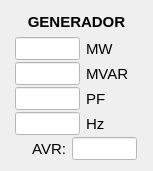
   <widget class="QWidget" name="layoutWidget">
    <property name="geometry">
     <rect>
      <x>80</x>
      <y>210</y>
      <width>133</width>
      <height>163</height>
     </rect>
    </property>
    <layout class="QGridLayout" name="gridLayout_21">
     <property name="horizontalSpacing">
      <number>0</number>
     </property>
     <property name="verticalSpacing">
      <number>5</number>
     </property>
     <item row="0" column="0">
      <widget class="QLabel" name="label_109">
       <property name="minimumSize">
        <size>
         <width>131</width>
         <height>21</height>
        </size>
       </property>
       <property name="maximumSize">
        <size>
         <width>131</width>
         <height>21</height>
        </size>
       </property>
       <property name="font">
        <font>
         <pointsize>11</pointsize>
         <weight>75</weight>
         <bold>true</bold>
        </font>
       </property>
       <property name="styleSheet">
        <string notr="true">background-color: none;</string>
       </property>
       <property name="text">
        <string>GENERADOR</string>
       </property>
       <property name="alignment">
        <set>Qt::AlignCenter</set>
       </property>
      </widget>
     </item>
     <item row="1" column="0">
      <layout class="QVBoxLayout" name="verticalLayout_15">
       <property name="spacing">
        <number>2</number>
       </property>
       <item>
        <layout class="QHBoxLayout" name="horizontalLayout_65">
         <item>
          <widget class="QLineEdit" name="leGEN_MW">
           <property name="minimumSize">
            <size>
             <width>65</width>
             <height>23</height>
            </size>
           </property>
           <property name="maximumSize">
            <size>
             <width>65</width>
             <height>23</height>
            </size>
           </property>
           <property name="styleSheet">
            <string notr="true">background-color: rgb(255, 255, 255);</string>
           </property>
          </widget>
         </item>
         <item>
          <widget class="QLabel" name="label_110">
           <property name="minimumSize">
            <size>
             <width>51</width>
             <height>21</height>
            </size>
           </property>
           <property name="maximumSize">
            <size>
             <width>51</width>
             <height>21</height>
            </size>
           </property>
           <property name="font">
            <font>
             <pointsize>11</pointsize>
             <weight>50</weight>
             <bold>false</bold>
            </font>
           </property>
           <property name="styleSheet">
            <string notr="true">background-color: none;</string>
           </property>
           <property name="text">
            <string>MW</string>
           </property>
           <property name="alignment">
            <set>Qt::AlignLeading|Qt::AlignLeft|Qt::AlignVCenter</set>
           </property>
          </widget>
         </item>
        </layout>
       </item>
       <item>
        <layout class="QHBoxLayout" name="horizontalLayout_64">
         <item>
          <widget class="QLineEdit" name="leGEN_MV">
           <property name="minimumSize">
            <size>
             <width>65</width>
             <height>23</height>
            </size>
           </property>
           <property name="maximumSize">
            <size>
             <width>65</width>
             <height>23</height>
            </size>
           </property>
           <property name="styleSheet">
            <string notr="true">background-color: rgb(255, 255, 255);</string>
           </property>
          </widget>
         </item>
         <item>
          <widget class="QLabel" name="label_111">
           <property name="minimumSize">
            <size>
             <width>51</width>
             <height>21</height>
            </size>
           </property>
           <property name="maximumSize">
            <size>
             <width>51</width>
             <height>21</height>
            </size>
           </property>
           <property name="font">
            <font>
             <pointsize>11</pointsize>
             <weight>50</weight>
             <bold>false</bold>
            </font>
           </property>
           <property name="styleSheet">
            <string notr="true">background-color: none;</string>
           </property>
           <property name="text">
            <string>MVAR</string>
           </property>
           <property name="alignment">
            <set>Qt::AlignLeading|Qt::AlignLeft|Qt::AlignVCenter</set>
           </property>
          </widget>
         </item>
        </layout>
       </item>
       <item>
        <layout class="QHBoxLayout" name="horizontalLayout_63">
         <item>
          <widget class="QLineEdit" name="leGEN_PF">
           <property name="minimumSize">
            <size>
             <width>65</width>
             <height>23</height>
            </size>
           </property>
           <property name="maximumSize">
            <size>
             <width>65</width>
             <height>23</height>
            </size>
           </property>
           <property name="styleSheet">
            <string notr="true">background-color: rgb(255, 255, 255);</string>
           </property>
          </widget>
         </item>
         <item>
          <widget class="QLabel" name="label_112">
           <property name="minimumSize">
            <size>
             <width>51</width>
             <height>21</height>
            </size>
           </property>
           <property name="maximumSize">
            <size>
             <width>51</width>
             <height>21</height>
            </size>
           </property>
           <property name="font">
            <font>
             <pointsize>11</pointsize>
             <weight>50</weight>
             <bold>false</bold>
            </font>
           </property>
           <property name="styleSheet">
            <string notr="true">background-color: none;</string>
           </property>
           <property name="text">
            <string>PF</string>
           </property>
           <property name="alignment">
            <set>Qt::AlignLeading|Qt::AlignLeft|Qt::AlignVCenter</set>
           </property>
          </widget>
         </item>
        </layout>
       </item>
       <item>
        <layout class="QHBoxLayout" name="horizontalLayout_62">
         <item>
          <widget class="QLineEdit" name="leGEN_Hz">
           <property name="minimumSize">
            <size>
             <width>65</width>
             <height>23</height>
            </size>
           </property>
           <property name="maximumSize">
            <size>
             <width>65</width>
             <height>23</height>
            </size>
           </property>
           <property name="styleSheet">
            <string notr="true">background-color: rgb(255, 255, 255);</string>
           </property>
          </widget>
         </item>
         <item>
          <widget class="QLabel" name="label_113">
           <property name="minimumSize">
            <size>
             <width>51</width>
             <height>21</height>
            </size>
           </property>
           <property name="maximumSize">
            <size>
             <width>51</width>
             <height>21</height>
            </size>
           </property>
           <property name="font">
            <font>
             <pointsize>11</pointsize>
             <weight>50</weight>
             <bold>false</bold>
            </font>
           </property>
           <property name="styleSheet">
            <string notr="true">background-color: none;</string>
           </property>
           <property name="text">
            <string>Hz</string>
           </property>
           <property name="alignment">
            <set>Qt::AlignLeading|Qt::AlignLeft|Qt::AlignVCenter</set>
           </property>
          </widget>
         </item>
        </layout>
       </item>
       <item>
        <layout class="QHBoxLayout" name="horizontalLayout_61">
         <item>
          <widget class="QLabel" name="label_114">
           <property name="minimumSize">
            <size>
             <width>51</width>
             <height>21</height>
            </size>
           </property>
           <property name="maximumSize">
            <size>
             <width>51</width>
             <height>21</height>
            </size>
           </property>
           <property name="font">
            <font>
             <pointsize>11</pointsize>
             <weight>50</weight>
             <bold>false</bold>
            </font>
           </property>
           <property name="styleSheet">
            <string notr="true">background-color: none;</string>
           </property>
           <property name="text">
            <string>AVR:</string>
           </property>
           <property name="alignment">
            <set>Qt::AlignRight|Qt::AlignTrailing|Qt::AlignVCenter</set>
           </property>
          </widget>
         </item>
         <item>
          <widget class="QLineEdit" name="leGEN_AVR">
           <property name="minimumSize">
            <size>
             <width>65</width>
             <height>23</height>
            </size>
           </property>
           <property name="maximumSize">
            <size>
             <width>65</width>
             <height>23</height>
            </size>
           </property>
           <property name="styleSheet">
            <string notr="true">background-color: rgb(255, 255, 255);</string>
           </property>
          </widget>
         </item>
        </layout>
       </item>
      </layout>
     </item>
    </layout>
   </widget>
